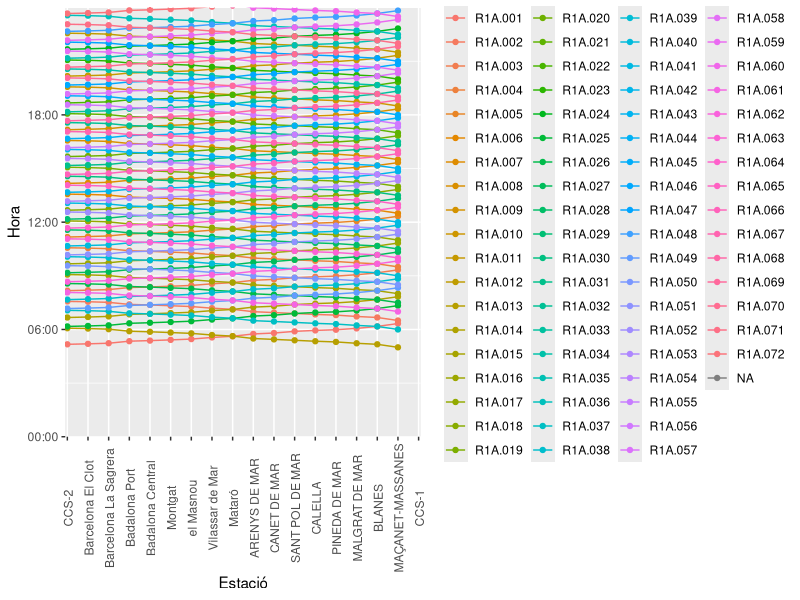

Write R code to recreate this figure.
## ---- chunk 1
knitr::opts_chunk$set(echo = TRUE)
library(tidyverse)
library(readxl)
library(here)
library(openxlsx)
## ---- chunk 2
CTC1S1 <- read_xlsx(here("dades","1S1.xlsx"))
CTC1S1_h <- read_xlsx(here("dades","1S1.xlsx"))|>
  mutate( departure = format(departure, "%H:%M"))
## ---- chunk 3
malla_CTC1S1 <- ggplot(data = CTC1S1, aes(x = station, y = departure, group = train_number)) +
  geom_line(
    aes(colour = train_number)) +
  theme(
    axis.text.x = element_text(angle=90,vjust =0.6)) +
  coord_cartesian(expand = FALSE, xlim = c(0.9, 18.1), ylim = c(ymd_hms("1899-12-31 00:00:00"),ymd_hms("1899-12-31 23:59:59"))) +
  labs(
    x = "Estació",
    y = "Hora",
    colour = "Número de tren") +
  scale_x_discrete(limits=CTC1S1$station) +
  scale_y_datetime(date_label = "%H:%M") +
  geom_point(
    aes(colour = train_number))
  ## Per tenir bé l'eix x cal posar tots els punts en ordre al principi sense dades
## ---- chunk 4
ggsave(here("malles", "CTC1S1.jpg"), plot = malla_CTC1S1, dpi = 300,  width = 40, height = 80, units = "cm") ##This saves last graph run

## Canviar plot per el que vull generar. Esborrar anterior abans de generar
## ---- chunk 5
Malgrat_de_mar_horari <- CTC1S1_h %>%
  filter(station == "MALGRAT DE MAR") %>%
  arrange(departure)
## Cal fer servir l'objecte amb _h per eliminar el 1899
## ---- chunk 6
R1A_001_horari <- CTC1S1_h %>%
  filter(train_number == "R1A.001") %>%
  arrange(departure)
## Cal fer servir l'objecte amb _h per eliminar el 1899
## ---- chunk 7
Malgrat_de_mar_horari_macanet <- CTC1S1_h %>%
  filter(station == "MALGRAT DE MAR") %>%
   filter(destination == "Maçanet-Massanes") %>%
  arrange(departure)
## Cal fer servir l'objecte amb _h per eliminar el 1899
## ---- chunk 8
write.xlsx(Malgrat_de_mar_horari,here("horaris_generats","Malgrat_de_mar_horari.xlsx"),colNames = TRUE)
## Cal canviar l'objecte i el nom del document cada nou horari
